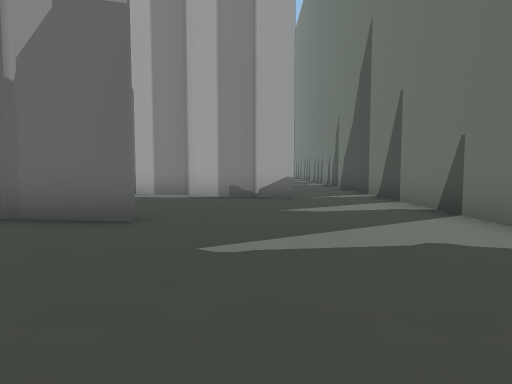
[1] (above)

24 first-person views from a walk through a scene from a Unity 3-D project. The camera is 1.4 m above the floor, tilts 4° down and sees 75° across. The floor is counted in squares, 2 m on a side. Each view is taken from the middle of a square. On the plan, view 1 faces up. The plan holds only what a view shows up to about 10 squares ahead; the rest is blank. The place goes on beyond the plan.

[2]
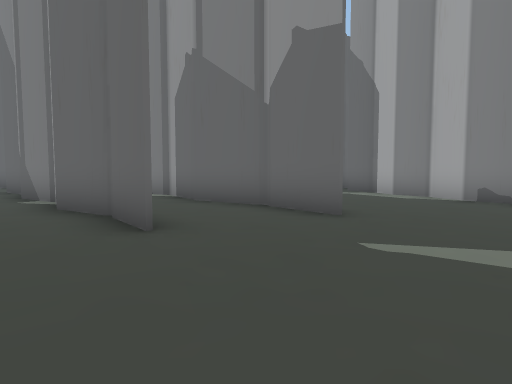

[3]
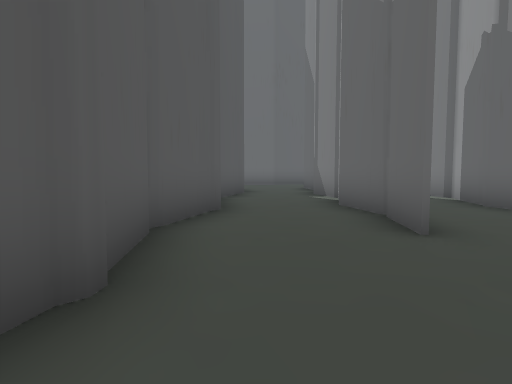

[4]
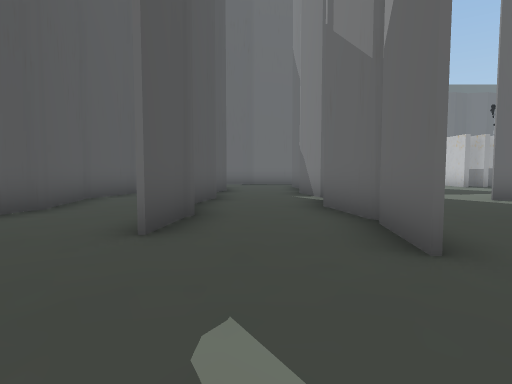

[5]
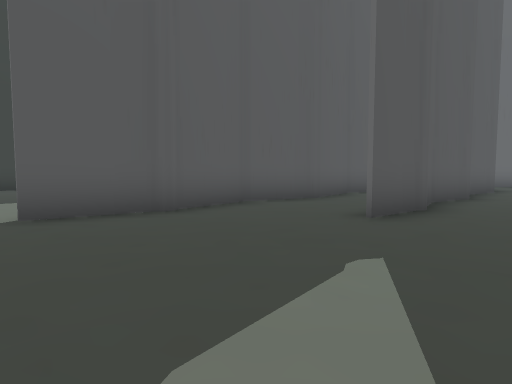

[6]
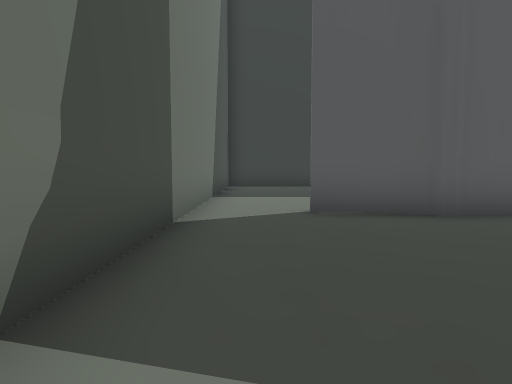

[7]
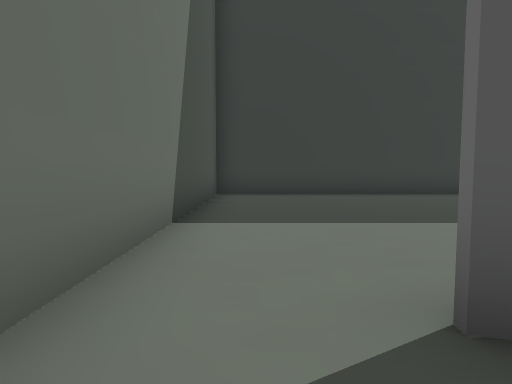

[8]
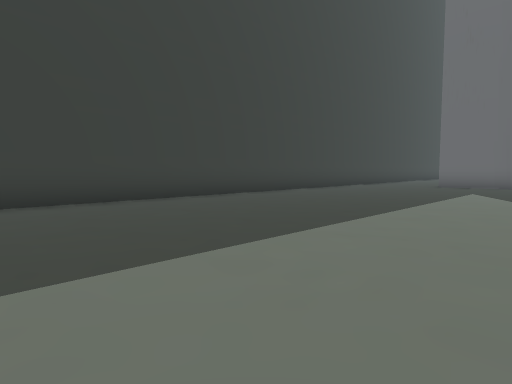

[9]
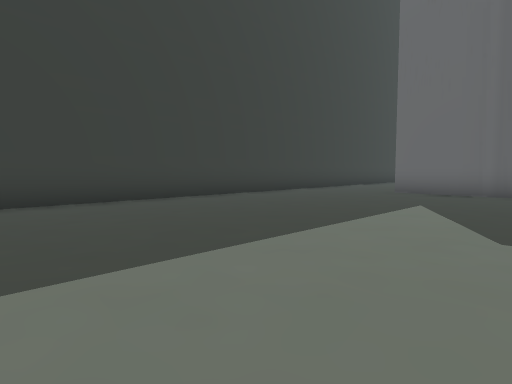

[10]
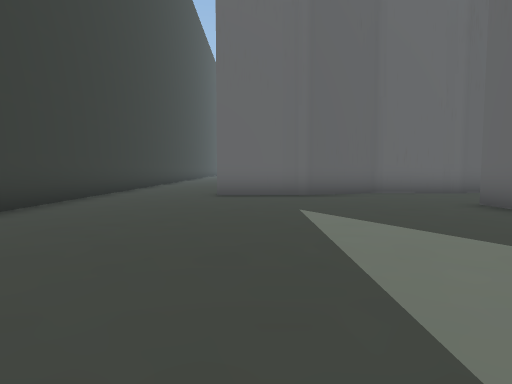

[11]
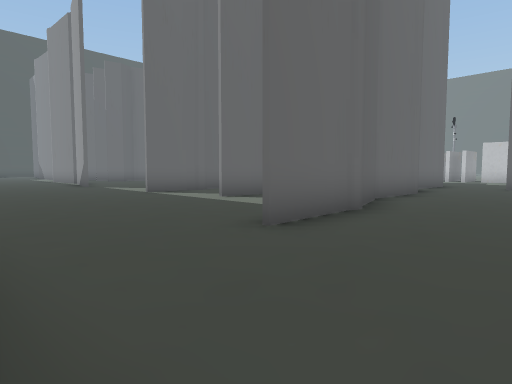

[12]
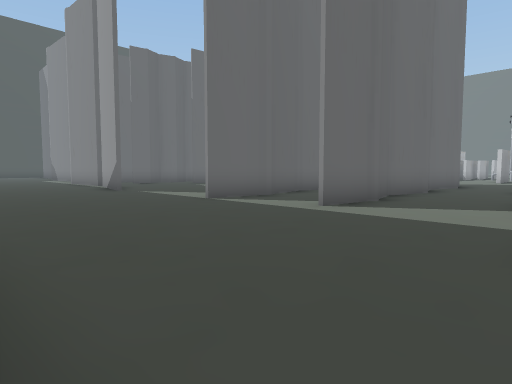

[13]
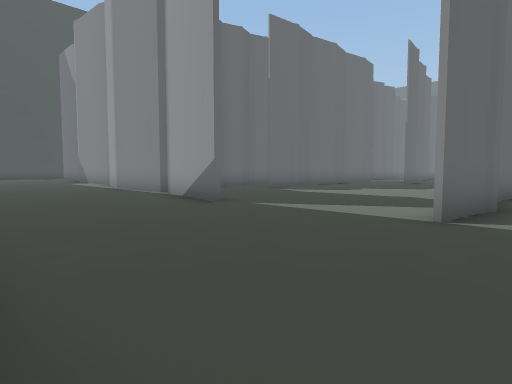

[14]
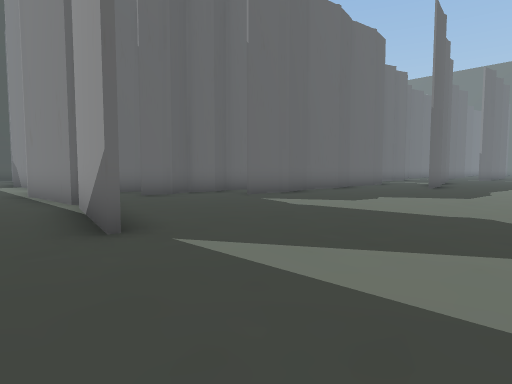

[15]
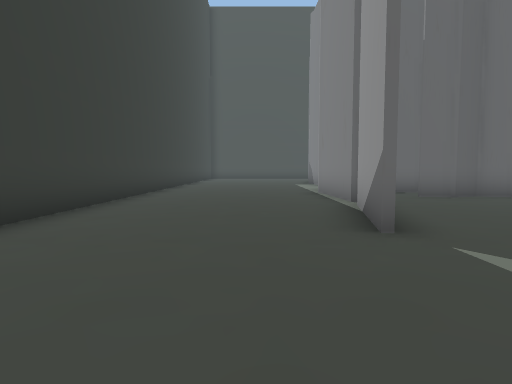

[16]
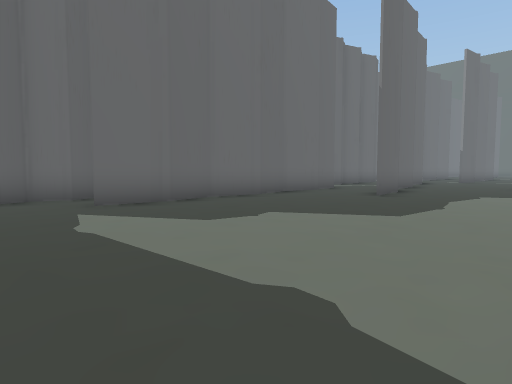

[17]
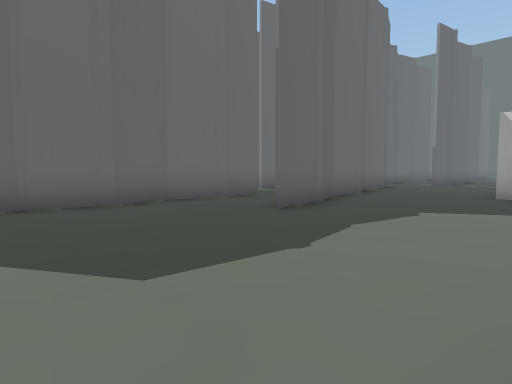

[18]
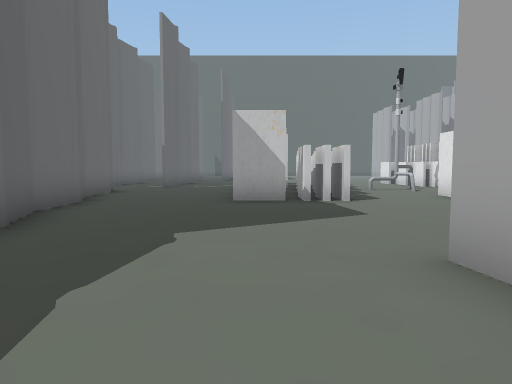

[19]
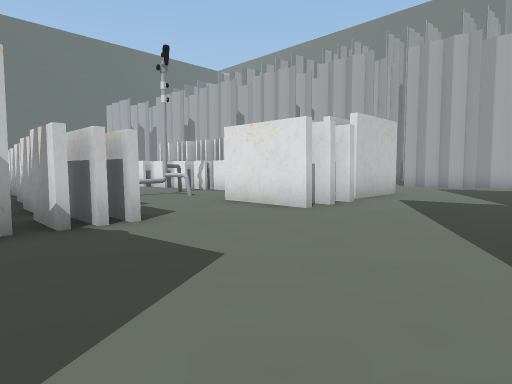

[20]
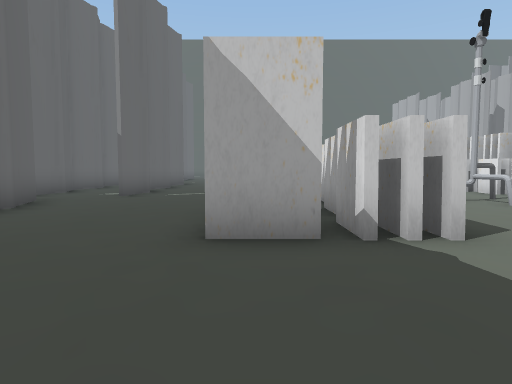

[21]
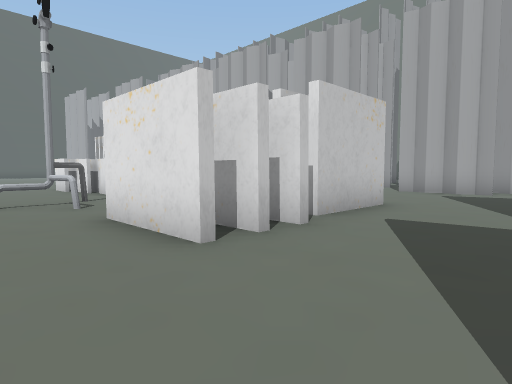

[22]
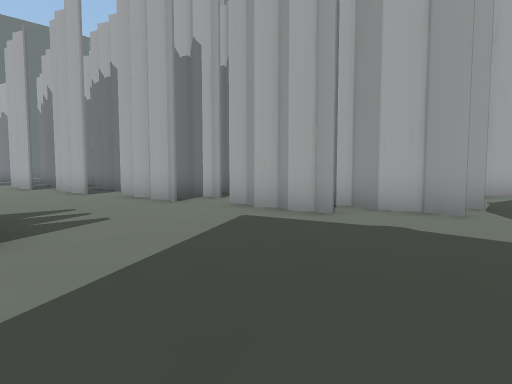

[23]
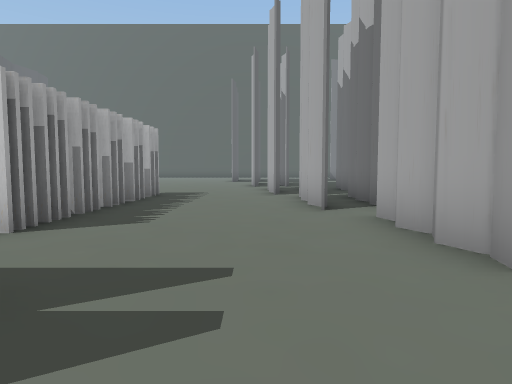

[24]
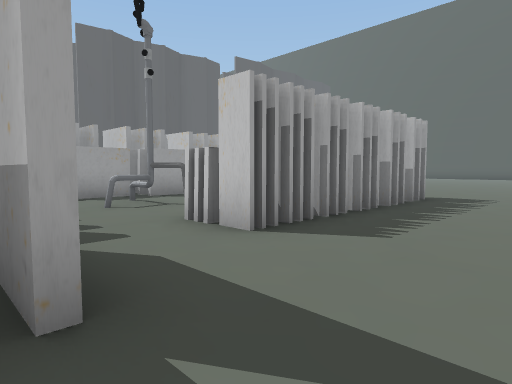

### Floor plan
Key: @ floor where view 1 was taken; # wall or solid block; x gap in a wall; . floor; O other object.
Columns run from 30 left of view 1 to 3 right of it. Each row starts with its distance up from view 1.
 23                  ..
 22                  ...
 21                  ...##
 20                  #...#
 19               .###...##
 18    #..#.   # ...#....##
 17    #..#.   ##...##...##
 16     ..... ......##.....
 15     #.... x#.OO.##....###
 14     ##... .#..........###
 13      #... ##............
 12      #...###..#   #...#
 11      #........#.###...###
 10      #.................####     .#
  9    ..##.................###### ..#
  8    #..#......................##..#
  7    #..#.......    ..... .........#
  6    #.......#             ........#
  5    #.......            ##.###....#
  4    #.......          ######......#
  3    #.......          ............#
  2    #.......    .#..#########.....#
  1   ##.......#  #.##.. ............#
  0   #........# ##..#.. ##.......@..#
 -1 # #........# ##..#..############.#
 -2 #..........#..#..#...............#
 -3   .........#..#..#...............#
 -4 #######....#.....#...............#
 -5 .................#...............#
 -6 .................#...............#
 -7 .................................#
 -8 .................................#
 -9 .................................#
-10 #######         ##################

Positions as (right, up) in squares from view 1, and headings:
1: (0, 0), facing up
2: (1, 0), facing up-left
3: (1, 0), facing left
4: (1, 3), facing left
5: (2, 4), facing down-left
6: (2, 4), facing down
7: (2, 0), facing down
8: (1, -2), facing down-left
9: (-3, -2), facing down-left
10: (-4, -5), facing left
11: (-10, -9), facing up-left
12: (-13, -9), facing up-left
13: (-18, -9), facing up-left
14: (-20, -6), facing up-left
15: (-20, -6), facing left
16: (-20, -2), facing up-left
17: (-20, 2), facing up-left
18: (-21, 4), facing up
19: (-21, 7), facing up-right
20: (-21, 8), facing up
21: (-18, 8), facing up-right
22: (-12, 7), facing up-right
23: (-10, 11), facing up
24: (-10, 12), facing up-left
